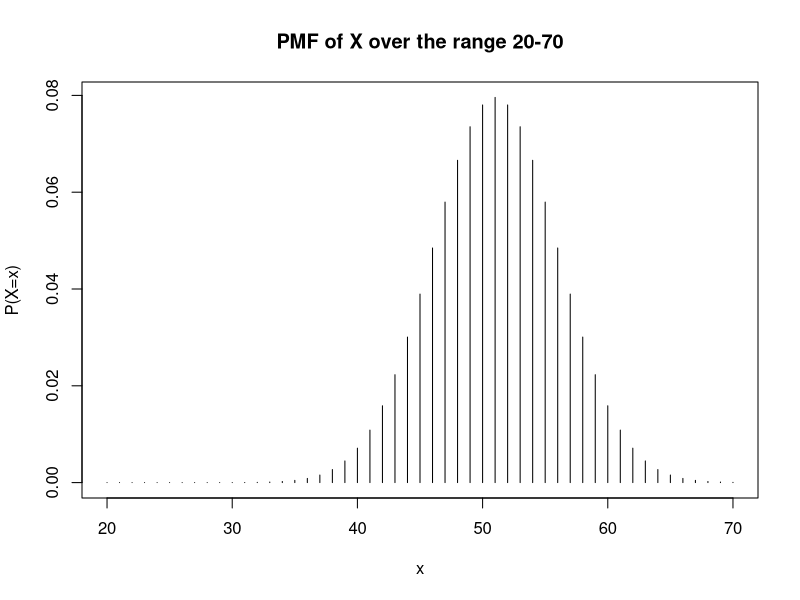
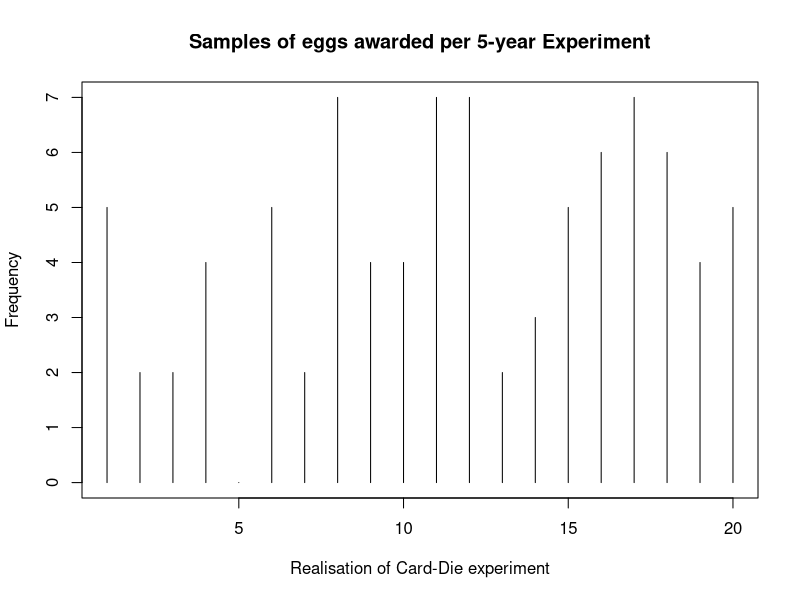

These figures' R source, in order:
# Problem 1
# (a)
y = dbinom(0:100, 100,0.5) # Creates binomial RV and computes P(X=x) for all x.
x = 20:70
plot(x,y[20:70],ylab = "P(X=x)", xlab = "x", type="h", main = "PMF of X over the range 20-70") # Plots PMF from range 20-70 as required.
# (b)
E1 = pbinom(40, 100,0.5) # Uses pbinom, which finds P(X<=x).
E2 = 1-pbinom(29, 100,0.5) # same idea, but since E2 = {X≥70}, reverse to get E2 = 1-{X<30}=1-{X≤29}.
E1_alt = pbinom(40, 100,2/3) # Biased coin
E2_alt = 1-pbinom(29, 100,2/3)
E1 # p = 0.02844397
E2 # p = 0.9999839
E1_alt # p = 4.324019e-08
E2_alt # p = 1 (approx)
# (c) 
dbinom(40,100,0.5) # p = 0.01084387
dbinom(40,100,2/3) # p = 2.932636e-08
dbinom(70,100,0.5) # p = 2.317069e-05
dbinom(70,100,2/3) # p = 0.06728415
# Notice the probability of X = 40 for the fair coin is much more likely than the skewed one, whereas X = 70 has a higher probability for the biased coin. This implies Coin 1 is most likely a fair coin, and Coin 2 is most likely a biased coin.
# (d i)
# Question is asking what is the probability X = 0,2,4,6,8,10
X = dbinom(seq(0,10,by=2), 10,0.5) # Finds probability of above statement
sum(X) # Outputs probability = 0.5
# (d ii)
Y = dbinom(seq(0,10,by=2), 10,2/3)
sum(Y) # p = 0.5000085
###
# Problem 2 
# (a)
index = c(1:6)
tens = 10^index
eq = (1-1/tens)^tens
eq # for n = tens, eq = 0.3486784 0.3660323 0.3676954 0.3678610 0.3678776 0.3678793 respectively.
# (b)
# 1/eq = 2.867972 2.731999 2.719642 2.718418 2.718295 2.718283 for respective n.
# Taking the reciprocal, we notice as n increases, it becomes the reciprocal of e! Awesome!
# 1/eq -> 1/exp(1), n -> infty.
# (c)
p_dice_six = 1/6
p_card_A_space = 1/52
p_win = p_dice_six*p_card_A_space # since both events are independent. p = 1/312
p_no_wins = (1-p_win)^312 # p = 0.3672891
# We see 1/p_win = n = 312, so our probability satisfies the limit of (1-1/n)^n -> 1/exp(1).
# (d i)
# Since each year is independent of one another, we can multiply the union of all the probabilities:
p_5_year = p_no_wins^5 # p = 0.006684058
# (d ii)
# p_no_wins^5=(1-p_win)^(312*5)=(1-p_win)^1560. We see the probability is constant, with fixed number of trials, implying it followsa binomial distribution.
Z = rbinom(20, 1560,1/312) # Let Z be the number of eggs awarded over the five years.
plot(1:20,Z, xlab = "Realisation of Card-Die experiment", ylab = "Frequency", main = "Samples of eggs awarded per 5-year Experiment", type = "hist")
